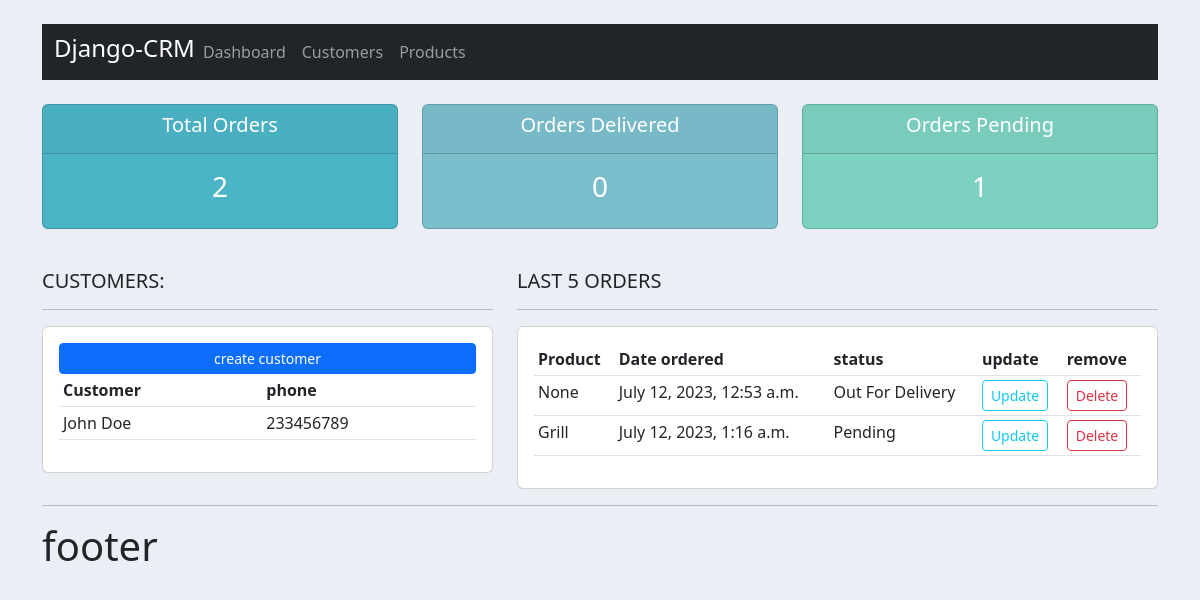
/, run on an earlier commit of the app's database.
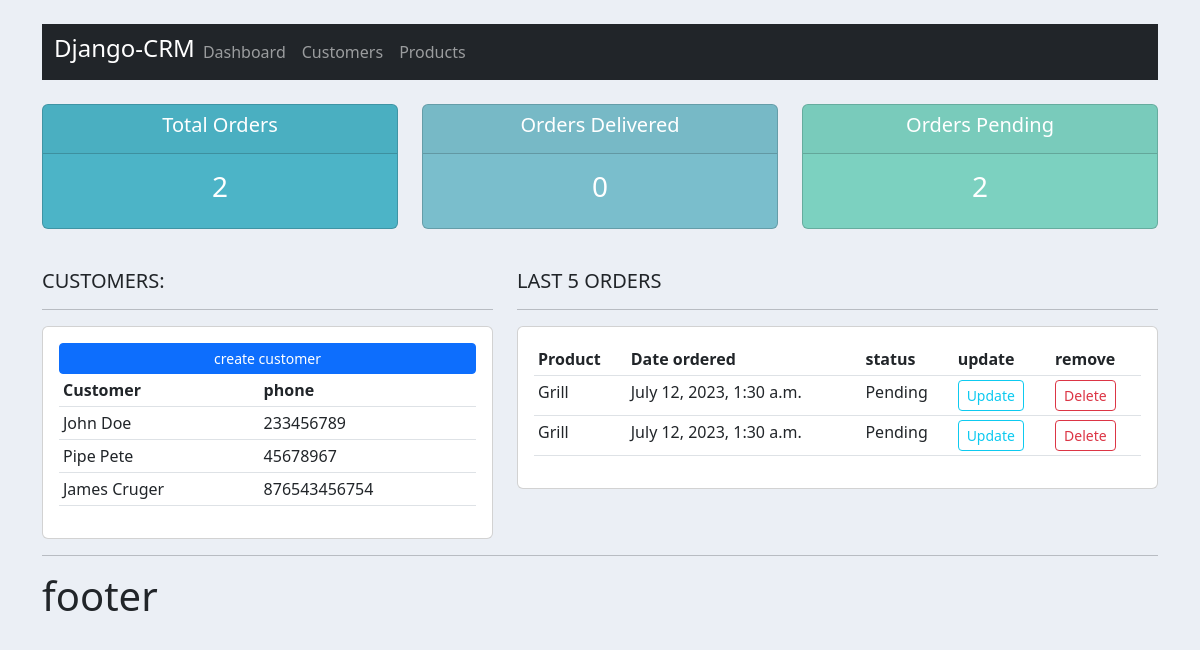
And on a later commit of the database.
### accounts/models.py (models this page shows, shortened)
class Customer(models.Model):
    name = models.CharField(max_length=200,null=True)
    phone = models.CharField(max_length=200,null=True)
    email = models.CharField(max_length=200,null=True)
    date_created = models.DateTimeField(auto_now_add=True,null=True)

class Order(models.Model):
    STATUS = (
        ('Pending','Pending'),
        ('Out For Delivery','Out For Delivery'),
        ('Delivered','Delivered'),
    )
    customer = models.ForeignKey(Customer,null=True,on_delete=models.SET_NULL)
    product = models.ForeignKey(Product,null=True,on_delete=models.SET_NULL)
    date_created = models.DateTimeField(auto_now_add=True,null=True)
    status = models.CharField(max_length=200,null=True,choices=STATUS)

class Product(models.Model):
    CATEGORY = (
        ('Indoor','Indoor'),
        ('Outdoor','Outdoor')
    )
    name = models.CharField(max_length=200,null=True)
    price = models.FloatField(null=True)
    category = models.CharField(max_length=200,null=True,choices=CATEGORY)
    description =models.CharField(max_length=200,null=True,blank=True)
    date_created = models.DateTimeField(auto_now_add=True,null=True)
    tags = models.ManyToManyField(Tags)
    def __str__(self):
        return self.name

### accounts/views.py (the view)
# urls.py: path('',home,name='home'),
def home(request):
    customers = Customer.objects.all()
    orders = Order.objects.all()
    total_customers = customers.count()
    total_orders = orders.count()
    delivered = orders.filter(status='Delivered').count()
    pending = orders.filter(status='Pending').count()
    context = {'orders':orders,'customers':customers,'total_customers':total_customers,
               'total_orders':total_orders,'delivered':delivered,'pending':pending}
    return render(request,'accounts/dashboard.html',context)

### accounts/templates/accounts/dashboard.html
{% extends 'accounts/main.html' %}
{% block content%}
{% include 'accounts/status.html' %}
<br>
<div class="row">
    <div class="col-md-5">
        <h5>CUSTOMERS:</h5>
        <hr>
        <div class="card card-body">
            <a href="{% url 'create-customer'  %}" class="btn btn-primary btn-sm btn-block">create customer</a>
            <table class="table table-sm">
                <tr>
                    <th>Customer</th>
                    <th>phone</th>
                </tr>
                {% for customer in customers %}
                <tr>
                    <td>{{customer.name}}</td>
                    <td>{{customer.phone}}</td>
                </tr>
                {% endfor %}
            </table>
        </div>
    </div>
    <div class="col-md-7">
        <h5>LAST 5 ORDERS</h5>
        <hr>
        <div class="card card-body">
            <table class="table table-sm">
                <tr>
                    <th>Product</th>
                    <th>Date ordered</th>
                    <th>status</th>
                    <th>update</th>
                    <th>remove</th>
                </tr>
                {% for order in orders %}
                <tr>
                    <td>{{order.product}}</td>
                    <td>{{order.date_created}}</td>
                    <td>{{order.status}}</td>
                    <td><a href="" class="btn btn-outline-info btn-sm">Update</a></td>
                    <td><a href="" class="btn btn-outline-danger btn-sm">Delete</a></td>
                </tr>
                {% endfor %}
            </table>
        </div>
    </div>
</div>
{% endblock %}

### accounts/templates/accounts/main.html (shortened to what this page needs)
{% load static %}
<!DOCTYPE html>
<html lang="en">
<head>
    <link href="https://cdn.jsdelivr.net/npm/bootstrap@5.3.0/dist/css/bootstrap.min.css" rel="stylesheet">
    <link rel="stylesheet" href="{% static 'css/main.css' %}" >
</head>
<body class="container ">
    {% include 'accounts/navbar.html' %}
{% block content%}
{% endblock %}
    <hr>
    <h1>footer</h1>
</body>
</html>

### accounts/templates/accounts/navbar.html (shortened to what this page needs)
{% load static %}
{% block content%}
<br>
<nav class="navbar navbar-expand-lg navbar-dark bg-dark">
    <div class="container-fluid">
      <h4 class="text-white">Django-CRM</h4>
      <div class="collapse navbar-collapse" id="navbarNav">
        <ul class="navbar-nav">
          <li class="nav-item">
            <a class="nav-link "  href="/">Dashboard</a>
          </li>
          <li class="nav-item">
            <a class="nav-link" href="/customers">Customers</a>
          </li>
          <li class="nav-item">
            <a class="nav-link" href="/products">Products</a>
          </li>
        </ul>
      </div>
    </div>
  </nav>
{% endblock %}

### accounts/templates/accounts/status.html
{% block content %}
<br>
<div class="row">
    <div class="col">
        <div class="col-md">
            <div class="card text-center text-white mb-3" id="total-orders">
                <div class="card-header">
                <h5 class="card-title">Total Orders</h5>
                </div>
                <div class="card-body">
                    <h3 class="card-title">{{total_orders}}</h3>
                </div>
            </div>
        </div>
    </div>
    <div class="col">
        <div class="col-md">
            <div class="card text-center text-white mb-3" id="orders-delivered">
                <div class="card-header">
                <h5 class="card-title">Orders Delivered</h5>
                </div>
                <div class="card-body">
                    <h3 class="card-title">{{delivered}}</h3>
                </div>
            </div>
        </div>
    </div>
    <div class="col">
        <div class="col-md">
            <div class="card text-center text-white mb-3" id="orders-pending">
                <div class="card-header">
                <h5 class="card-title">Orders Pending</h5>
                </div>
                <div class="card-body">
                    <h3 class="card-title">{{pending}}</h3>
                </div>
            </div>
        </div>
    </div>
</div>
{% endblock %}

### static/css/main.css (style rules this page uses)
body { background-color: #ebeff5; }
#total-orders { background-color: #4cb4c7; }
#orders-delivered { background-color: #7abecc; }
#orders-pending { background-color: #7CD1C0; }

What changed in the data, as far as the page shows it:
removed Order: product "None", date_created "July 12, 2023, 12:53 a.m.", status "Out For Delivery"
removed Order: product "Grill", date_created "July 12, 2023, 1:16 a.m.", status "Pending"
added Customer: name "Pipe Pete", phone "45678967"
added Customer: name "James Cruger", phone "876543456754"
added Order: product "Grill", date_created "July 12, 2023, 1:30 a.m.", status "Pending"
added Order: product "Grill", date_created "July 12, 2023, 1:30 a.m.", status "Pending"
Also different on the page:
{{ pending }}: "1" → "2"
